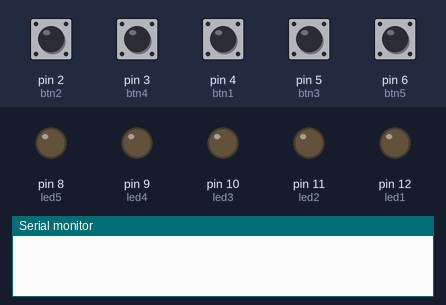
The sketch below on a simulated Arduino Uno, built with avr-gcc and run on an emulated ATmega328P. Parts: output pins drawn as LEDs (lit = HIGH), the last lines printed to the serial monitor. The test bench sets the inputs (shaded band); at power-on: pin 2 (btn2), pin 3 (btn4), pin 4 (btn1), pin 5 (btn3), pin 6 (btn5) HIGH. Random numbers use the default seed unless the sketch sets one.

Above: at 5.1 s.
5.2 s: pin 2 (btn2) pulled LOW for 0.15 s
At 5.9 s:
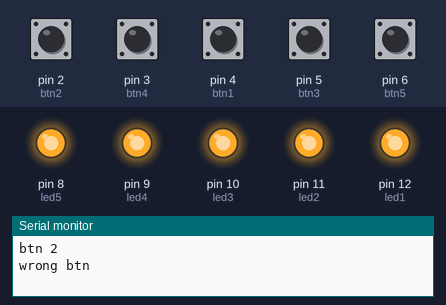
At 21.6 s:
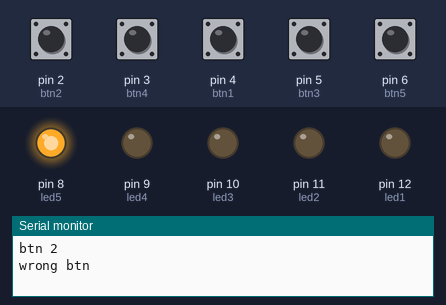
Timing chart, 0 to 22.7 s (numbered marks = the images above; inputs shaded):
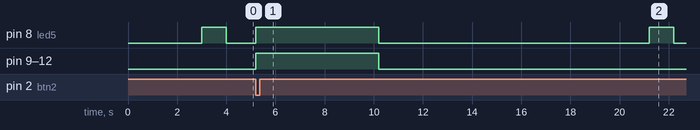

Measured:
- after the input at 5.2 s, pin 8 (led5): LOW → HIGH at once, → LOW 5.0 s later, → HIGH 11.0 s later, → LOW 1.0 s later; pin 9 (led4), pin 10 (led3), pin 11 (led2), pin 12 (led1): LOW → HIGH at once, → LOW 5.0 s later

The sketch:

buttonLED.ino
```cpp
int btn1 = 4;
int btn2 = 2;
int btn3 = 5;
int btn4 = 3;
int btn5 = 6;
int btn[5] = {4, 2, 5, 3, 6};

int led[5] = {12, 11, 10, 9, 8};
int led1 = 12;
int led2 = 11;
int led3 = 10;
int led4 = 9;
int led5 = 8;

int pattern[15] = {};
int randNum = 0;
int position = 0;
int pressedbtn = -1;
int patternpos = 0;
bool finishedRound = false;

void setup() {
  // put your setup code here, to run once:
  Serial.begin(9600);
  pinMode(btn1, INPUT_PULLUP);
  pinMode(btn2, INPUT_PULLUP);
  pinMode(btn3, INPUT_PULLUP);
  pinMode(btn4, INPUT_PULLUP);
  pinMode(btn5, INPUT_PULLUP);

  pinMode(led1, OUTPUT);
  pinMode(led2, OUTPUT);
  pinMode(led3, OUTPUT);
  pinMode(led4, OUTPUT);
  pinMode(led5, OUTPUT);

  randomSeed(analogRead(0));
}

void loop() {
  // put your main code here, to run repeatedly:
  delay(3000);
  finishedRound = false;
  randNum = random(0,5);
  pattern[position] = randNum;
  position += 1;

  for (int i = 0; i < position; i++) {
    digitalWrite(led[pattern[i]], HIGH);
    delay(1000);
    digitalWrite(led[pattern[i]], LOW);
    delay(300);
  }

  while (!finishedRound) {
    if (patternpos == position) {
      finishedRound = true;
    }
    if (digitalRead(btn1) == LOW) {
      pressedbtn = 0;
      Serial.println("btn 1");
    }
    if (digitalRead(btn2) == LOW) {
      pressedbtn = 1;
      Serial.println("btn 2");
    }
    if (digitalRead(btn3) == LOW) {
      pressedbtn = 2;
      Serial.println("btn 3");
    }
    if (digitalRead(btn4) == LOW) {
      pressedbtn = 3;
      Serial.println("btn 4");
    }
    if (digitalRead(btn5) == LOW) {
      pressedbtn = 4;
      Serial.println("btn 5");
    }

    if (pressedbtn != -1) {
      if (pressedbtn == pattern[patternpos]) {
        //button right
        delay(500);
        pressedbtn = -1;
        patternpos += 1;
        Serial.println("correct btn");
      }
      else {
        Serial.println("wrong btn");
        lose();
        pressedbtn = -1;
        patternpos = 0;
        position = 0;
        finishedRound = true;
      }
    }
  }

  patternpos = 0;

  delay(3000);
}

void lose() {
  for (int i = 0; i < 5; i++) {
    digitalWrite(led[i], HIGH);
  }
  delay(5000);
  for (int i = 0; i < 5; i++) {
    digitalWrite(led[i], LOW);
  }
  delay(5000);
}
```
